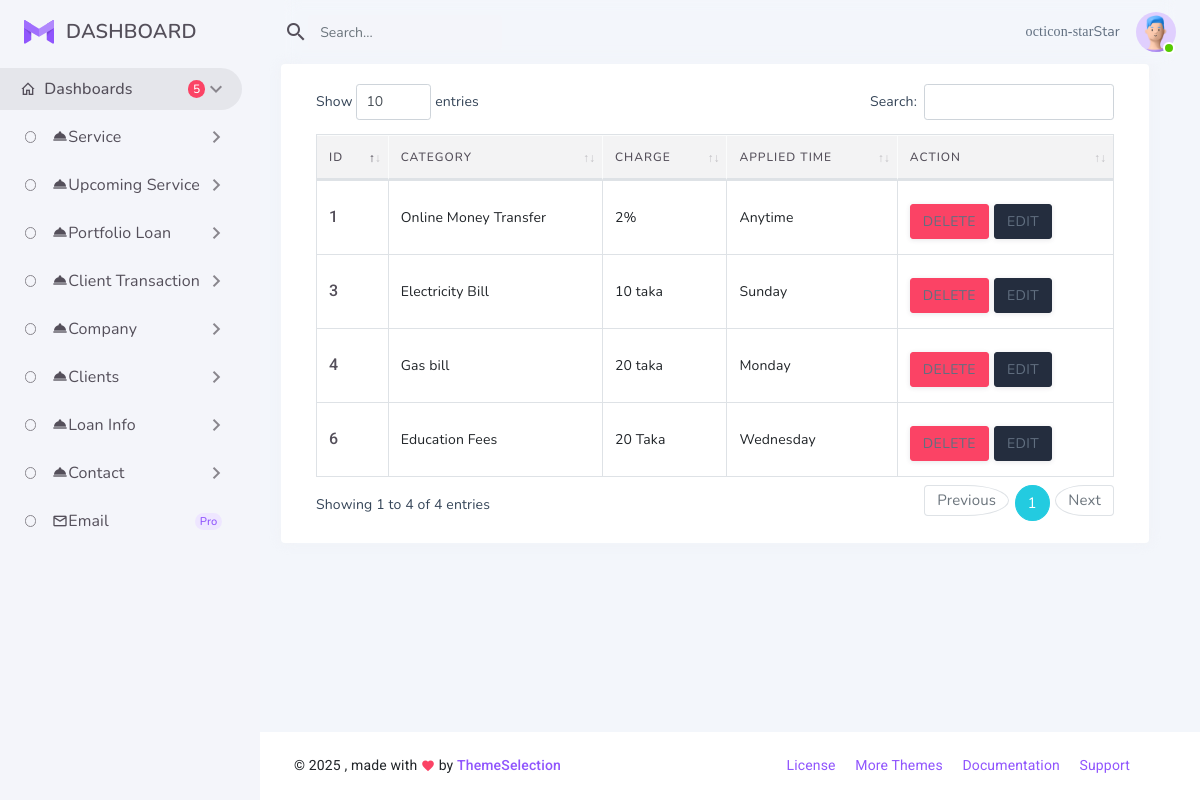
Page /Admin/service_info.php (signed in) on the committed database.
### tables this page shows
CREATE TABLE `services` (
  `id` int(11) NOT NULL,
  `name` varchar(50) NOT NULL,
  `interest` char(50) NOT NULL,
  `application_time` varchar(50) NOT NULL,
  `photo` varchar(100) NOT NULL
);

### Admin/service_table.php (the view, shortened to what this page needs)
<?php
include_once("hakiconfig.php");
$t = $Haki->query("SELECT * FROM services");
?>
<div class="row">
                        <div class="col-12">
                            <div class="card">
                                <div class="card-body">
                                <table id="datatable" class="table table-bordered dt-responsive nowrap" style="border-collapse: collapse; border-spacing: 0; width: 100%;">
                        <thead class="table-light">
                          <tr>
                            <th class="text-truncate">ID</th>
                            <th class="text-truncate">Category</th>
                            <th class="text-truncate">Charge</th>
                            <th class="text-truncate">Applied Time</th>
                            <th class="text-truncate">Action</th>
                          </tr>
                        </thead>
                        <tbody>
                        <?php while($h = $t->fetch_assoc()){?>
                          <tr>
                            <td>
                                  <h6 > <?php echo $h['id'] ?> </h6>
                            </td>
                            <td class="text-truncate"><?php echo $h['name'] ?></td>
                            <td class="text-truncate"><?php echo $h['interest'] ?> </td>
                            <td><?php echo $h['application_time'] ?></td>
                            <td> <a onclick ="return confirm('Are you sure to delete')" href="service_delete.php?nid=<?php echo $h['id'] ?>"><div class="button-items"><button type="button" class="btn btn-danger waves-effect waves-light">Delete</a>
                                 <a href="service_edit.php?nid=<?php echo $h['id'] ?>"><button type="button" class="btn btn-dark waves-effect waves-light">Edit</a></i></a> </div></td>
                          <?php  } ?>
                    </div>
                  </div>
                </div>
              </div>

### Admin/ass/css/style.css (style rules this page uses)
body { background-repeat: repeat; background: #f3f6fb; font-family: "Nunito", sans-serif; color: #354558; font-size: 14px; }
html { overflow-x: hidden; position: relative; min-height: 100%; }
h1, h2, h3, h4, h5, h6 { margin: 10px 0; font-family: "Roboto", sans-serif; }
* { outline: none !important; }
a { color: #616f80; }
.button-items .btn { margin-top: 8px; margin-right: 5px; }
.waves-effect { position: relative; cursor: pointer; display: inline-block; overflow: hidden; -webkit-user-select: none; -moz-user-select: none; -ms-user-select: none; user-select: none; -webkit-tap-highlight-color: transparent; vertical-align: middle; }
.btn { border-radius: 3px; font-size: 14px; }
.btn-primary, .btn-success, .btn-info, .btn-warning, .btn-danger, .btn-dark, .btn-pink, .btn-purple, .btn-indigo, .btn-teal, .btn-lime, .btn-orange, .btn-brown, .btn-blue-grey { color: #ffffff; }
.btn-danger { background-color: #fb4365; border: 1px solid #fb4365; }
.btn-dark { background-color: #242d3e; border: 1px solid #242d3e; color: #ffffff; }
.card { border: none; -webkit-box-shadow: 0px 0px 13px 0px rgba(236, 236, 241, 0.44); box-shadow: 0px 0px 13px 0px rgba(236, 236, 241, 0.44); margin-bottom: 30px; }
.table { margin-bottom: 10px; }
.table > tbody > tr > td, .table > tfoot > tr > td, .table > thead > tr > td { padding: 15px 12px; }
.table td, .table th { vertical-align: middle; }

### rows in the picture
services: id "1", name "Online Money Transfer", interest "2%", application_time "Anytime"
services: id "3", name "Electricity Bill", interest "10 taka", application_time "Sunday"
services: id "4", name "Gas bill", interest "20 taka", application_time "Monday"
services: id "6", name "Education Fees", interest "20 Taka", application_time "Wednesday"
